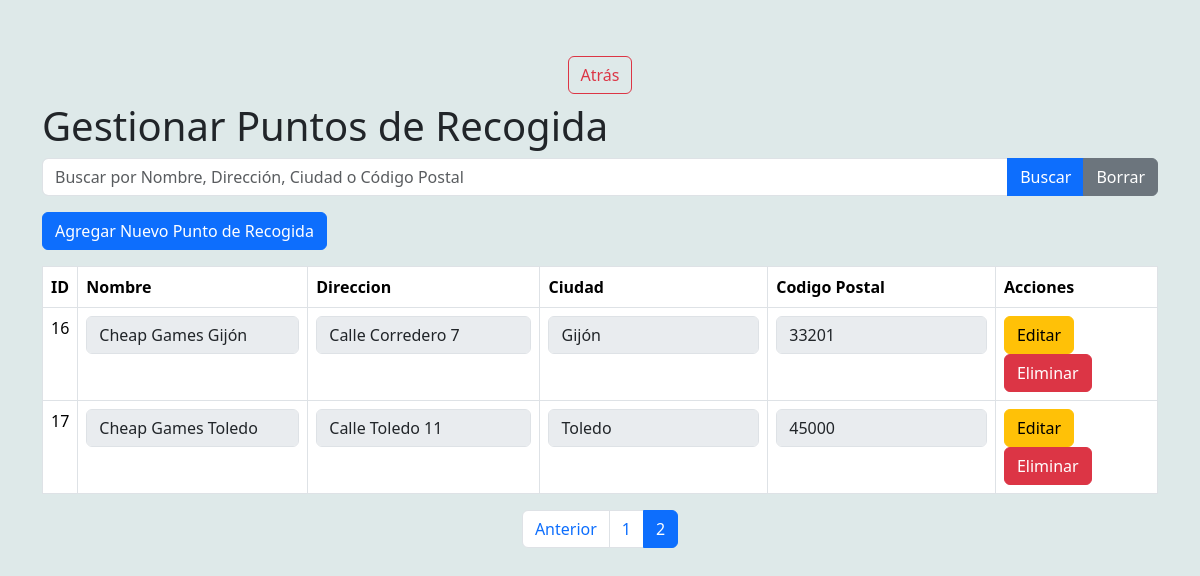
Page /zona_admin/gestionar_puntos_de_recogida/gestion_puntos_recogida.php?pagina=2 (signed in) on the committed database.
### tables this page shows
CREATE TABLE `punto_recogida` (
  `ID` int(30) NOT NULL,
  `nombre` varchar(30) NOT NULL,
  `direccion` varchar(30) NOT NULL,
  `ciudad` varchar(30) NOT NULL,
  `codigo_Postal` int(20) NOT NULL
);

### zona_admin/gestionar_puntos_de_recogida/gestion_puntos_recogida.php (the view, shortened to what this page needs)
<?php
require '../../conexion_be.php';
$direcciones_por_pagina = 15;
$pagina_actual = isset($_GET['pagina']) ? (int)$_GET['pagina'] : 1;
$inicio = ($pagina_actual - 1) * $direcciones_por_pagina;
$busqueda = isset($_GET['busqueda']) ? trim($_GET['busqueda']) : '';
$consulta_paginacion = "SELECT COUNT(*) FROM punto_recogida WHERE
    LOWER(nombre) LIKE :busqueda OR
    LOWER(direccion) LIKE :busqueda OR
    LOWER(ciudad) LIKE :busqueda OR
    LOWER(codigo_Postal) LIKE :busqueda";
$total_consulta = $db->prepare($consulta_paginacion);
$total_consulta->bindValue(':busqueda', '%' . strtolower($busqueda) . '%', PDO::PARAM_STR);
$total_consulta->execute();
$total_direcciones = $total_consulta->fetchColumn();
$total_paginas = ceil($total_direcciones / $direcciones_por_pagina);
$consulta_total = "SELECT *
FROM punto_recogida
WHERE
    LOWER(nombre) LIKE :busqueda OR
    LOWER(direccion) LIKE :busqueda OR
    LOWER(ciudad) LIKE :busqueda OR
    LOWER(codigo_Postal) LIKE :busqueda
    LIMIT :inicio, :direcciones_por_pagina";
$consulta = $db->prepare($consulta_total);
$consulta->bindValue(':busqueda', '%' . strtolower($busqueda) . '%', PDO::PARAM_STR);
$consulta->bindParam(':inicio', $inicio, PDO::PARAM_INT);
$consulta->bindParam(':direcciones_por_pagina', $direcciones_por_pagina, PDO::PARAM_INT);
$consulta->execute();
$resultado = $consulta->fetchAll(PDO::FETCH_ASSOC);
?>
<!DOCTYPE html>
<html lang="es">
<head>
    <link href="https://cdn.jsdelivr.net/npm/bootstrap@5.3.3/dist/css/bootstrap.min.css" rel="stylesheet">
    <link rel="stylesheet" href="style.css">
</head>
<body>
<div class="container mt-5">
    <div class="d-flex align-items-center justify-content-center pb-2">
        <a href="../index_admin.php" class="btn btn-outline-danger mt-2">Atrás</a>
    </div>
    <h1>Gestionar Puntos de Recogida</h1>
    <form method="GET" action="gestion_puntos_recogida.php" class="mb-3">
        <div class="input-group">
            <input type="text" class="form-control" name="busqueda" placeholder="Buscar por Nombre, Dirección, Ciudad o Código Postal" value="<?php echo htmlspecialchars($busqueda); ?>">
            <button class="btn btn-primary" type="submit">Buscar</button>
            <a href="gestion_puntos_recogida.php" class="btn btn-secondary">Borrar</a>
        </div>
    </form>
    <div class="mb-3">
        <a href="agregar_punto_recogida.php" class="btn btn-primary">Agregar Nuevo Punto de Recogida</a>
    </div>
    <table class="table table-bordered">
        <thead>
            <tr>
                <th>ID</th>
                <th>Nombre</th>
                <th>Direccion</th>
                <th>Ciudad</th>
                <th>Codigo Postal</th>
                <th>Acciones</th>
            </tr>
        </thead>
        <tbody>
        <?php foreach ($resultado as $punto): ?>
                <tr>
                    <td><?= htmlspecialchars($punto['ID']) ?></td>
                    <td><input type="text" id="nombre_<?= $punto['ID'] ?>" value="<?= htmlspecialchars($punto['nombre']) ?>" class="form-control" disabled></td>
                    <td><input type="text" id="direccion_<?= $punto['ID'] ?>" value="<?= htmlspecialchars($punto['direccion']) ?>" class="form-control" disabled></td>
                    <td><input type="text" id="ciudad_<?= $punto['ID'] ?>" value="<?= htmlspecialchars($punto['ciudad']) ?>" class="form-control" disabled></td>
                    <td><input type="text"  id="codigo_postal_<?= $punto['ID'] ?>" value="<?= htmlspecialchars($punto['codigo_Postal']) ?>" class="form-control" disabled></td>
                    <td>
                        <button id="editar_<?= $punto['ID'] ?>" class="btn btn-warning" onclick="editarPunto(<?= $punto['ID'] ?>)">Editar</button>
                        <a href="eliminar_punto_recogida.php?ID=<?= htmlspecialchars($punto['ID']) ?>" class="btn btn-danger" onclick="return confirm('¿Estás seguro de que deseas eliminar este punto de recogida?');">Eliminar</a>
                    </td>
                </tr>
            <?php endforeach; ?>
        </tbody>
    </table>
    <nav>
        <ul class="pagination justify-content-center">
            <?php if ($pagina_actual > 1): ?>
                <li class="page-item">
                    <a class="page-link" href="?pagina=<?php echo $pagina_actual - 1; ?>">Anterior</a>
                </li>
            <?php endif; ?>
            <?php for ($i = 1; $i <= $total_paginas; $i++): ?>
                <li class="page-item <?php echo ($i == $pagina_actual) ? 'active' : ''; ?>">
                    <a class="page-link" href="?pagina=<?php echo $i; ?>"><?php echo $i; ?></a>
                </li>
            <?php endfor; ?>
        </ul>
    </nav>
</div>
</body>
</html>

### zona_admin/gestionar_puntos_de_recogida/style.css (style rules this page uses)
body { background-color: rgb(222, 233, 233); }

### rows in the picture
punto_recogida: ID "16", nombre "Cheap Games Gijón", direccion "Calle Corredero 7", ciudad "Gijón", codigo_Postal "33201"
punto_recogida: ID "17", nombre "Cheap Games Toledo", direccion "Calle Toledo 11", ciudad "Toledo", codigo_Postal "45000"
